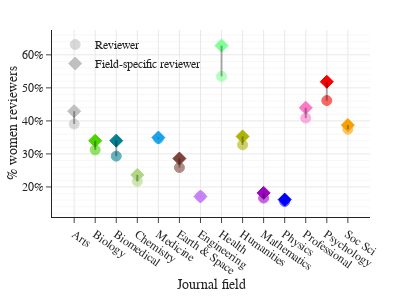

Write notebook code for a chart like this one.
### Code cell
# % female in all and exclusive reviewers"

color_dict, order = get_palette(attr="disc")
df = pd.read_csv(os.path.join(root, r"reviewer_gender/d2_group_gender.csv"))
df["color"] = df["d2"].map(color_dict)

fig = go.Figure()
fig.add_trace(go.Scatter(x=df["d2"],
                         y=df["reviewer"],
                         name="Reviewer",
                         mode="markers",
                         hovertemplate="%{y:.2%}",
                         marker=dict(color=df["color"],
                                     symbol="circle",
                                     size=10,
                                     opacity=0.6,
                                     line=dict(width=1,
                                               color=df["color"]),
                         )
                         ),
              )

fig.add_trace(go.Scatter(x=df["d2"],
                         y=df["exlusive_reviewer"],
                         name="Field-specific reviewer",
                         mode="markers",
                         hovertemplate="%{y:.2%}",
                         opacity=1,
                         marker=dict(color=df["color"],
                                     symbol="diamond",
                                     size=10,
                                     line=dict(width=1,
                                               color=df["color"]),
                                     )
                         ),
              )

for i, row in df.iterrows():
    fig.add_shape(type="line",
                  xref="x", yref="y",
                  x0=row["d2"], y0=row["reviewer"], x1=row["d2"], y1=row["exlusive_reviewer"],
                  line=dict(color="black",
                            width=2,
                            ),
                  )

fig.update_layout(height=300,
                  width=400,
                  template="simple_white",
                  font=dict(family="Arial"),
                  legend=dict(yanchor="top",
                              y=1,
                              xanchor="left",
                              x=0.01,
                              bgcolor='rgba(0,0,0,0)'),
                  barmode='overlay',
                  margin=dict(l=30, r=30, t=30, b=30),
                  )

fig.update_xaxes(categoryorder="array",
                 categoryarray=order,
                 title=dict(text="Journal field",
                            standoff=0,),
                 tickvals=order,
                 ticktext=field_xticks,
                 tickangle=35,
                 showgrid=True,
                 )

fig.update_yaxes(showgrid=True,
                 tickformat=".0%",
                 minor=dict(nticks=5,
                            showgrid=True),
                 title=dict(text="% women reviewers",
                            standoff=0.0),
                 )

fig.show()
fig.write_image(os.path.join(graph_root, "perc_ex_women_disc.pdf"))

### Figure 1 — Plotly figure (JSON) as saved in the notebook; plotly's stock layout.template omitted (floating-point values rounded to 4 significant figures)
{"data": [{"hovertemplate": "%{y:.2%}", "marker": {"color": ["#C0C0C0", "#4CD300", "#008090", "#aed780", "#1AA3E8", "#7d4239", "#c683f8", "#7fff97", "#aeb404", "#9A05BF", "#0000ff", "#fc79c7", "#F70000", "#F7A000"], "line": {"color": ["#C0C0C0", "#4CD300", "#008090", "#aed780", "#1AA3E8", "#7d4239", "#c683f8", "#7fff97", "#aeb404", "#9A05BF", "#0000ff", "#fc79c7", "#F70000", "#F7A000"], "width": 1}, "opacity": 0.6, "size": 10, "symbol": "circle"}, "mode": "markers", "name": "Reviewer", "type": "scatter", "x": ["Arts", "Biology", "Biomedical Research", "Chemistry", "Clinical Medicine", "Earth and Space", "Engineering and Technology", "Health", "Humanities", "Mathematics", "Physics", "Professional Fields", "Psychology", "Social Sciences"], "y": [0.3906, 0.3123, 0.2933, 0.2169, 0.3464, 0.2587, 0.1716, 0.535, 0.3274, 0.1664, 0.1562, 0.4086, 0.4615, 0.3747]}, {"hovertemplate": "%{y:.2%}", "marker": {"color": ["#C0C0C0", "#4CD300", "#008090", "#aed780", "#1AA3E8", "#7d4239", "#c683f8", "#7fff97", "#aeb404", "#9A05BF", "#0000ff", "#fc79c7", "#F70000", "#F7A000"], "line": {"color": ["#C0C0C0", "#4CD300", "#008090", "#aed780", "#1AA3E8", "#7d4239", "#c683f8", "#7fff97", "#aeb404", "#9A05BF", "#0000ff", "#fc79c7", "#F70000", "#F7A000"], "width": 1}, "size": 10, "symbol": "diamond"}, "mode": "markers", "name": "Field-specific reviewer", "opacity": 1, "type": "scatter", "x": ["Arts", "Biology", "Biomedical Research", "Chemistry", "Clinical Medicine", "Earth and Space", "Engineering and Technology", "Health", "Humanities", "Mathematics", "Physics", "Professional Fields", "Psychology", "Social Sciences"], "y": [0.4295, 0.3399, 0.3402, 0.2364, 0.3496, 0.286, 0.171, 0.628, 0.3529, 0.1821, 0.1616, 0.4399, 0.5185, 0.3872]}], "layout": {"barmode": "overlay", "font": {"family": "Arial"}, "height": 300, "legend": {"bgcolor": "rgba(0,0,0,0)", "x": 0.01, "xanchor": "left", "y": 1, "yanchor": "top"}, "margin": {"b": 30, "l": 30, "r": 30, "t": 30}, "shapes": [{"line": {"color": "black", "width": 2}, "type": "line", "x0": "Arts", "x1": "Arts", "xref": "x", "y0": 0.3906, "y1": 0.4295, "yref": "y"}, {"line": {"color": "black", "width": 2}, "type": "line", "x0": "Biology", "x1": "Biology", "xref": "x", "y0": 0.3123, "y1": 0.3399, "yref": "y"}, {"line": {"color": "black", "width": 2}, "type": "line", "x0": "Biomedical Research", "x1": "Biomedical Research", "xref": "x", "y0": 0.2933, "y1": 0.3402, "yref": "y"}, {"line": {"color": "black", "width": 2}, "type": "line", "x0": "Chemistry", "x1": "Chemistry", "xref": "x", "y0": 0.2169, "y1": 0.2364, "yref": "y"}, {"line": {"color": "black", "width": 2}, "type": "line", "x0": "Clinical Medicine", "x1": "Clinical Medicine", "xref": "x", "y0": 0.3464, "y1": 0.3496, "yref": "y"}, {"line": {"color": "black", "width": 2}, "type": "line", "x0": "Earth and Space", "x1": "Earth and Space", "xref": "x", "y0": 0.2587, "y1": 0.286, "yref": "y"}, {"line": {"color": "black", "width": 2}, "type": "line", "x0": "Engineering and Technology", "x1": "Engineering and Technology", "xref": "x", "y0": 0.1716, "y1": 0.171, "yref": "y"}, {"line": {"color": "black", "width": 2}, "type": "line", "x0": "Health", "x1": "Health", "xref": "x", "y0": 0.535, "y1": 0.628, "yref": "y"}, {"line": {"color": "black", "width": 2}, "type": "line", "x0": "Humanities", "x1": "Humanities", "xref": "x", "y0": 0.3274, "y1": 0.3529, "yref": "y"}, {"line": {"color": "black", "width": 2}, "type": "line", "x0": "Mathematics", "x1": "Mathematics", "xref": "x", "y0": 0.1664, "y1": 0.1821, "yref": "y"}, {"line": {"color": "black", "width": 2}, "type": "line", "x0": "Physics", "x1": "Physics", "xref": "x", "y0": 0.1562, "y1": 0.1616, "yref": "y"}, {"line": {"color": "black", "width": 2}, "type": "line", "x0": "Professional Fields", "x1": "Professional Fields", "xref": "x", "y0": 0.4086, "y1": 0.4399, "yref": "y"}, {"line": {"color": "black", "width": 2}, "type": "line", "x0": "Psychology", "x1": "Psychology", "xref": "x", "y0": 0.4615, "y1": 0.5185, "yref": "y"}, {"line": {"color": "black", "width": 2}, "type": "line", "x0": "Social Sciences", "x1": "Social Sciences", "xref": "x", "y0": 0.3747, "y1": 0.3872, "yref": "y"}], "width": 400, "xaxis": {"categoryarray": ["Arts", "Biology", "Biomedical Research", "Chemistry", "Clinical Medicine", "Earth and Space", "Engineering and Technology", "Health", "Humanities", "Mathematics", "Physics", "Professional Fields", "Psychology", "Social Sciences"], "categoryorder": "array", "showgrid": true, "tickangle": 35, "ticktext": ["Arts", "Biology", "Biomedical", "Chemistry", "Medicine", "Earth & Space", "Engineering", "Health", "Humanities", "Mathematics", "Physics", "Professional", "Psychology", "Soc Sci"], "tickvals": ["Arts", "Biology", "Biomedical Research", "Chemistry", "Clinical Medicine", "Earth and Space", "Engineering and Technology", "Health", "Humanities", "Mathematics", "Physics", "Professional Fields", "Psychology", "Social Sciences"], "title": {"standoff": 0, "text": "Journal field"}}, "yaxis": {"minor": {"nticks": 5, "showgrid": true}, "showgrid": true, "tickformat": ".0%", "title": {"standoff": 0, "text": "% women reviewers"}}}}
